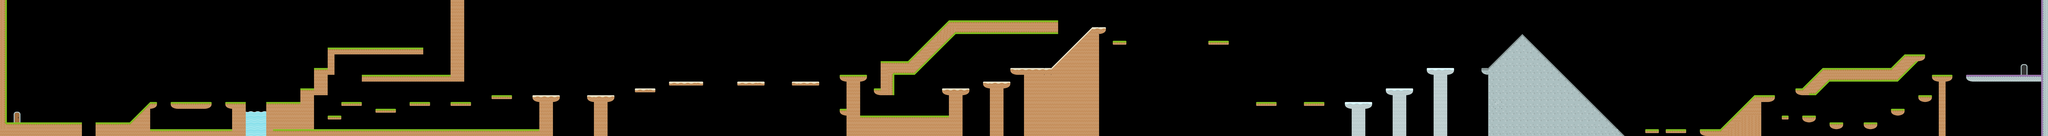

Tiled map render using the project's own tile images. Description and the map definition, with tile-layer contents summarised, below:
An orthogonal 300x20 tile map with 70x70 px tiles, 1 tile layer (Tile Layer 1), 1 hidden layer not drawn, 2 tilesets and 70 objects.

<map version="1.0" orientation="orthogonal" renderorder="right-down" width="300" height="20" tilewidth="70" tileheight="70" nextobjectid="81">
 <tileset firstgid="1" name="platformer_deluxe_2space" tilewidth="70" tileheight="70" spacing="2" margin="2" tilecount="156" columns="12">
  <image source="Atlas/platformer_deluxe_2space.png" width="916" height="938" />
 </tileset>
 <tileset firstgid="157" name="bg" tilewidth="70" tileheight="70" tilecount="9" columns="3">
  <image source="Bck/bg.png" width="256" height="256" />
 </tileset>
 <layer name="bck" width="300" height="20" visible="0" offsetx="-67.6964" offsety="0.657246">
  <data>[6000 cells, 5999 non-empty, 8 distinct tile ids]</data>
 </layer>
 <layer name="Tile Layer 1" width="300" height="20">
  <data>[6000 cells, 990 non-empty, 36 distinct tile ids]</data>
 </layer>
 <objectgroup name="Obstacles">
  <object id="1" x="-23" y="0" width="94" height="1404" />
  <object id="2" x="2" y="1260" width="840" height="145" />
  <object id="3" x="981" y="1262" width="348" height="169" />
  <object id="7" x="1330" y="1260">
   <polygon points="0,0 208,-212 210,70" />
  </object>
  <object id="8" x="1542" y="1052" width="68" height="65" />
  <object id="10" x="1750" y="1050" width="420" height="70" />
  <object id="11" x="1540" y="1332" width="980" height="72" />
  <object id="12" x="2381.33" y="1048" width="144" height="366.667" />
  <object id="13" x="2308" y="1052" width="212" height="66.6667" />
  <object id="14" x="2732" y="1052" width="70" height="353" />
  <object id="15" x="2731" y="1051" width="348" height="69" />
  <object id="16" x="3079" y="910" width="141" height="140" />
  <object id="17" x="3221" y="701" width="138" height="279" />
  <object id="18" x="3360" y="491" width="70" height="279" />
  <object id="19" x="3362" y="490" width="979" height="71" />
  <object id="20" x="4618" y="-3" width="143" height="843" />
  <object id="21" x="3711" y="770" width="916" height="70" />
  <object id="22" x="2802" y="1330" width="2867" height="77" />
  <object id="23" x="3360" y="1190" width="139.333" height="40.6667" />
  <object id="24" x="3500.67" y="1050.67" width="208.667" height="38.6667" />
  <object id="25" x="3850.67" y="1120.67" width="209.333" height="40" />
  <object id="26" x="4201.33" y="1050.67" width="208.667" height="40.6667" />
  <object id="27" x="4621.33" y="1050.67" width="207.333" height="40.6667" />
  <object id="28" x="5040.67" y="980.667" width="208.667" height="39.3333" />
  <object id="29" x="5460.67" y="979.333" width="279.333" height="69.3333" />
  <object id="30" x="5530" y="998.667" width="140" height="338" />
  <object id="31" x="6020.67" y="980.667" width="279.333" height="69.3333" />
  <object id="32" x="6090" y="979.333" width="139.333" height="422" />
  <object id="33" x="6511.33" y="910" width="208" height="40" />
  <object id="34" x="6861.33" y="841.333" width="348.667" height="39.3333" />
  <object id="35" x="7560.67" y="840" width="278.667" height="41.3333" />
  <object id="36" x="8121.33" y="840.667" width="278.667" height="38.6667" />
  <object id="37" x="8611.33" y="771.333" width="279.333" height="68.6667" />
  <object id="38" x="8680" y="772" width="139.333" height="628.667" />
  <object id="39" x="8608.67" y="1119.33" width="91.3333" height="70" />
  <object id="42" x="8808" y="1190" width="1060.67" height="210.667" />
  <object id="43" x="9661.33" y="910.667" width="278.667" height="69.3333" />
  <object id="44" x="9730.67" y="915.333" width="138.667" height="291.333" />
  <object id="45" x="10080" y="840.667" width="279.333" height="69.3333" />
  <object id="46" x="10150.7" y="907.333" width="139.333" height="501.333" />
  <object id="47" x="9170" y="630.667">
   <polyline points="0,0 142,0.666667 561.333,-421.333 1678.67,-420" />
  </object>
  <object id="48" x="10848.7" y="213.333">
   <polyline points="0,0 0,136 -1048,136 -1469.33,558 -1679.33,558" />
  </object>
  <object id="50" x="10361.3" y="698.667">
   <polyline points="0,0 418.667,0 838.667,-421.333 984,-417.333 976,-372 956,-360 910.667,-349.333 906.667,698.667 138.667,693.333 140,70.6667 40,69.3333 12,54.6667 -1.33333,40 0,1.33333" />
  </object>
  <object id="51" x="11410.7" y="421.333" width="140" height="37.3333" />
  <object id="53" x="12389.3" y="420.667" width="210.667" height="38.6667" />
  <object id="54" x="12881" y="1051" width="208" height="38" />
  <object id="56" x="13370" y="1051" width="210" height="38" />
  <object id="57" x="13792" y="1050" width="278" height="71" />
  <object id="58" x="13862" y="1053" width="139" height="347" />
  <object id="59" x="14210" y="908" width="279" height="71" />
  <object id="60" x="14280" y="908" width="138" height="507" />
  <object id="61" x="14631" y="701" width="281" height="67" />
  <object id="62" x="14702" y="706" width="137" height="696" />
  <object id="63" x="15261" y="1398">
   <polyline points="0,0 -3,-627 -45,-640 -66,-660 -71,-681 -59,-697 2,-698 350,-1049 1398,-3" />
  </object>
  <object id="64" x="16871" y="1334" width="139" height="34" />
  <object id="65" x="17080.5" y="1329.5" width="210" height="40" />
  <object id="66" x="17481.3" y="1397.33">
   <polyline points="0,0 -46.6667,-22.6667 -49.3333,-56.6667 -24,-67.3333 63.3333,-66 159.333,-67.3333 509.333,-417.333 715.333,-416 718,-398.667 714,-374.667 674.667,-349.333 578,-346.667 579.333,2" />
  </object>
  <object id="67" x="18270.7" y="1192" width="68.6667" height="36.6667" />
  <object id="68" x="18479.3" y="1190" width="140.667" height="70.6667" />
  <object id="69" x="18760.7" y="1261.33" width="140.667" height="69.3333" />
  <object id="70" x="19111.3" y="1260" width="139.333" height="70" />
  <object id="71" x="19390" y="1120.67" width="141.333" height="68" />
  <object id="72" x="19670.7" y="981.333" width="138" height="69.3333" />
  <object id="73" x="18410.7" y="911.333">
   <polyline points="0,0 68.6667,-1.33333 278.667,-211.333 980,-211.333 1119.33,-350.667 1328.67,-350.667 1328.67,-319.333 1312.67,-300.667 1260.67,-280 1048,-70 348.667,-71.3333 210.667,68 68,70.6667 17.3333,58.6667 7.33333,40 -0.666667,0.666667" />
  </object>
  <object id="74" x="19810.7" y="771.333" width="210" height="68" />
  <object id="75" x="19880" y="838.667" width="70.6667" height="563.333" />
  <object id="76" x="20160" y="771.333" width="781.333" height="66" />
  <object id="77" x="20932" y="1.33333" width="67.3333" height="1399.33" />
  <object id="79" x="9032" y="630.667" width="136" height="348" />
  <object id="80" x="8954.67" y="906.667" width="128" height="69.3333" />
 </objectgroup>
</map>
